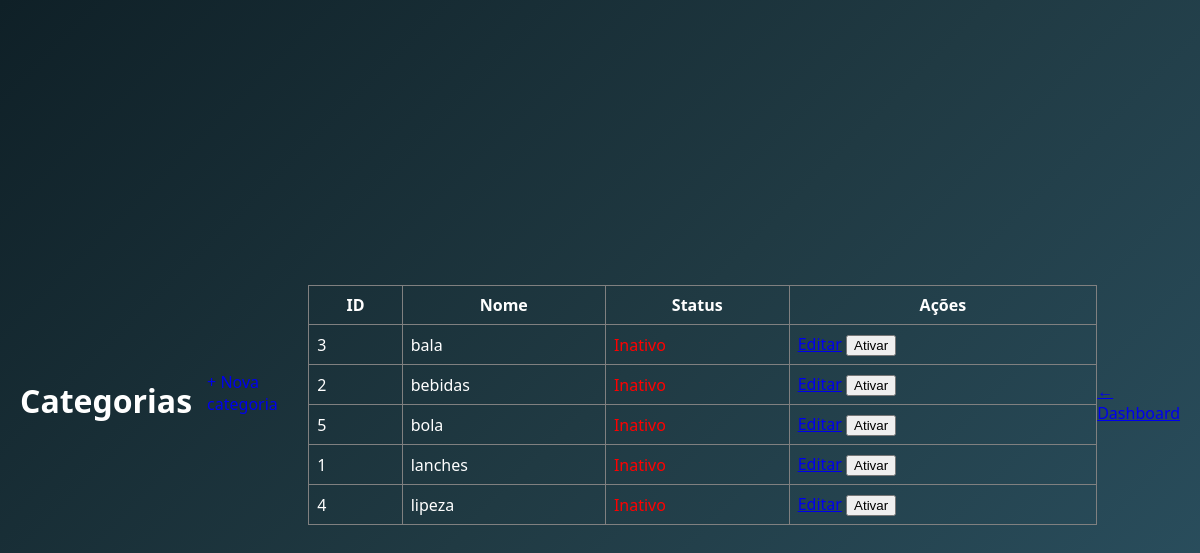
The page /categorias/ (signed in) on the database its author committed.
### app/models/categoria.py (models this page shows)
class Categoria(Base):
    __tablename__ = "categorias"
    id = Column(Integer, primary_key=True, autoincrement=True, index=True)
    nome = Column(String(100), nullable=False, unique=True)
    ativo = Column(Boolean, default=True)
    produtos = relationship("Produto", back_populates="categoria", lazy="select")

### app/controllers/categoria_controller.py (the view)
@router.get("/")
def listar_categorias(
    request: Request,
    db: Session = Depends(get_db),
    admin = Depends(get_admin)
):
    categorias = db.query(Categoria).order_by(Categoria.nome).all()
    return templates.TemplateResponse(
        request,
        "categorias/index.html",
        {
            "request":    request,
            "usuario":    admin,
            "categorias": categorias,
        }
    )

### app/templates/categorias/index.html (shortened to what this page needs)
<!DOCTYPE html>
<html lang="pt-br">
<head>
    <link rel="stylesheet" href="/static/categorias-css/form.css">
</head>
<body>
    <h1>Categorias</h1>
    {% if usuario.role == 'admin' %}
    <a href="/categorias/nova" class="btn-primary"
        style="display:inline-block; width:auto; text-decoration:none; padding: 10px 15px; margin-bottom: 15px;">+ Nova
        categoria</a>
    {% endif %}
    <table border="1" cellpadding="8" style="width:100%; border-collapse: collapse; margin-top: 10px;">
        <thead>
            <tr>
                <th>ID</th>
                <th>Nome</th>
                <th>Status</th>
                <th>Ações</th>
            </tr>
        </thead>
        <tbody>
            {% for c in categorias %}
            <tr>
                <td>{{ c.id }}</td>
                <td>{{ c.nome }}</td>
                <td>
                    <span style="color: {{ 'green' if c.ativo else 'red' }}">
                        {{ "Ativo" if c.ativo else "Inativo" }}
                    </span>
                </td>
                <td>
                    {% if usuario.role == 'admin' %}
                    <a href="/categorias/{{ c.id }}/editar">Editar</a>
                    <form action="/categorias/{{ c.id }}/toggle-ativo" method="post" style="display:inline;"
                        onsubmit="return confirm('Deseja {% if c.ativo %}desativar{% else %}ativar{% endif %} a categoria {{ c.nome }}?')">
                        <button type="submit">
                            {{ "Desativar" if c.ativo else "Ativar" }}
                        </button>
                    </form>
                    {% endif %}
                </td>
            </tr>
            {% endfor %}
        </tbody>
    </table>
    <p style="margin-top: 20px;"><a href="/">← Dashboard</a></p>
</body>
</html>

### app/static/categorias-css/form.css (style rules this page uses)
body { margin: 0; padding: 0; box-sizing: border-box; font-family: 'Segoe UI', Tahoma, Geneva, Verdana, sans-serif; background: linear-gradient(135deg, #0f2027, #203a43, #2c5364); min-height: 100vh; display: flex; justify-content: center; align-items: center; color: #ffffff; padding: 20px; }

### rows shown on the page
Categoria: id "3", nome "bala", ativo "Inativo", ativo "Ativar"
Categoria: id "2", nome "bebidas", ativo "Inativo", ativo "Ativar"
Categoria: id "5", nome "bola", ativo "Inativo", ativo "Ativar"
Categoria: id "1", nome "lanches", ativo "Inativo", ativo "Ativar"
Categoria: id "4", nome "lipeza", ativo "Inativo", ativo "Ativar"
